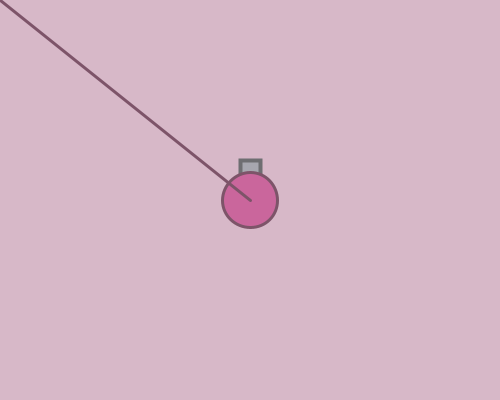
Frame 1 (no input)
Frame 60 (the mouse pressed at the canvas centre just before this capture): identical to frame 1, image omitted
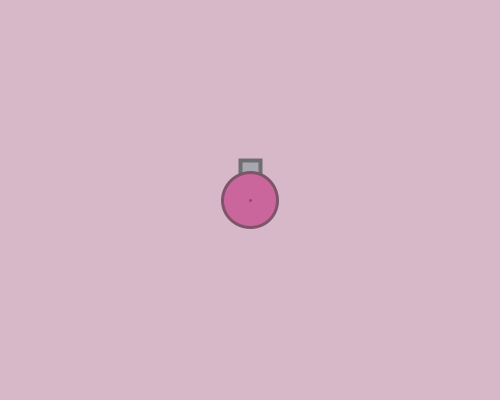
Frame 120 (the mouse held since frame 60 and released just before this capture)

The Processing sketch that drew these frames (run headless with seeded random() and noise(); from frame 60 on, the mouse is pressed at the canvas centre):

// Processing sketch: week07_01_arras01_background_fill_stroke_ellipse_rect_line
// ── week07_01_arras01_background_fill_stroke_ellipse_rect_line.pde
void setup() {
  size(500, 400);
}
float x = 250, y = 200;
void draw() {
  background(215, 184, 200);
  fill(167, 167, 175);
  stroke(110, 110, 113);
  strokeWeight(4);
  rect(240, 160, 20, 20);

  fill(202, 102, 156);
  stroke(125, 84, 105);
  strokeWeight(3);
  ellipse(x, y, 55, 55);
  line(x, y, mouseX, mouseY);
}
